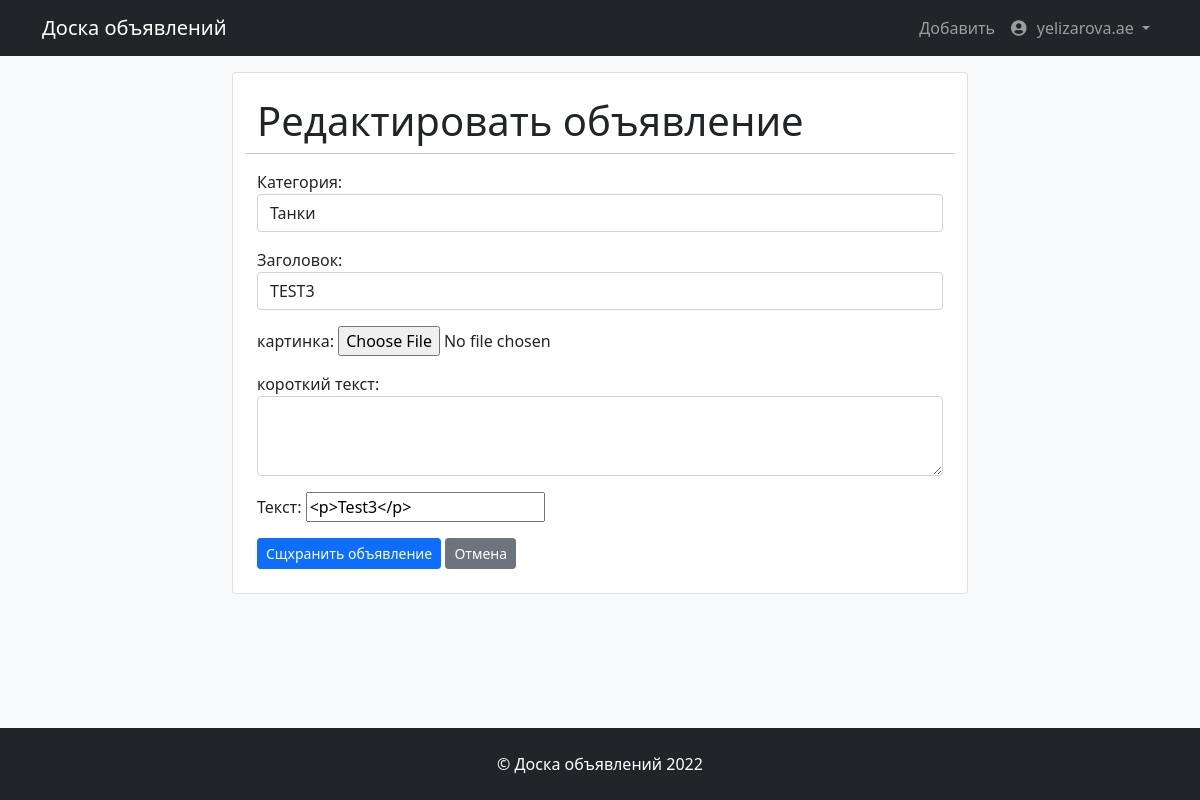
Screenshot of /post/33/edit (signed in) with the database file from the repository.
### posts/models.py (models this page shows, shortened)
class Post(models.Model):
    POST_TYPE = (
        ('tnk', 'Танки'),
        ('hlr', 'Хилы'),
        ('dd', 'ДД'),
        ('trd', 'Торговцы'),
        ('gm', 'Гилдмастеры'),
        ('qg', 'Квестгиверы'),
        ('blksm', 'Кузнецы'),
        ('lthwrk', 'Кожевники'),
        ('pm', 'Зельевары'),
        ('sm', 'Мастера заклинаний'),
    )
    author = models.ForeignKey(User, on_delete=models.CASCADE)
    date = models.DateTimeField(auto_now_add=True)
    category = models.CharField(max_length=6, choices=POST_TYPE, default='tnk')
    title = models.CharField(max_length=100)
    featured_image = models.ImageField(
        upload_to='featured_image/%Y/%m/%d/', blank=True, null=True)
    featured_text = models.TextField(blank=True, null=True)
    text = RichTextUploadingField(blank=True, null=True)
    class Meta:
        verbose_name = 'Объявление'
        verbose_name_plural = 'Объявления'

### posts/views.py (the view)
# urls.py: path('post/<int:pk>/edit', PostUpdateView.as_view(), name='post_update'),
class PostUpdateView(LoginRequiredMixin, UpdateView):
    template_name = 'posts/post_update.html'
    form_class = PostForm
    def get_object(self, **kwargs):
        id = self.kwargs.get('pk')
        return Post.objects.get(pk=id)

### posts/forms.py
class PostForm(forms.ModelForm):
    class Meta:
        model = Post
        fields = ('category', 'title',
                  'featured_image', 'featured_text', 'text')
        widgets = {
            'category': forms.Select(attrs={'class': 'form-control'}),
            'title': forms.TextInput(attrs={'class': 'form-control'}),
            'featured_text': forms.Textarea(attrs={'class': 'form-control', 'style': "height: 80px"}),
            'text': CKEditorWidget(),
        }
        labels = {
            'category': ('Категория'),
            'title': ('Заголовок'),
            'featured_image': ('картинка'),
            'featured_text': ('короткий текст'),
            'text': ('Текст'),
        }

### templates/posts/post_update.html (shortened to what this page needs)
{% extends 'index.html' %}
{% block content %}
<div class="card mb-4">
    <div class="container my-4">
        <div class="row">
            <h1>Редактировать объявление</h1>
            <hr>
            <div class="form-group">
                <form method="POST" enctype="multipart/form-data">
                    {{ form.as_p}}
                    <input type="submit" value="Сщхранить объявление" class="btn btn-primary btn-sm">
                    <a href="{% url 'post' post.id %}" class="btn btn-secondary btn-sm" role="button">Отмена</a>
                </form>
            </div>
        </div>
    </div>
</div>
{% endblock content %}

### templates/index.html (shortened to what this page needs)
{% load static %}
<!DOCTYPE html>
<html lang="en" class="h-100">
    <head>
        <link rel="stylesheet" type="text/css" href="https://cdnjs.cloudflare.com/ajax/libs/font-awesome/5.15.4/css/all.min.css">        <link href="{% static  'css/styles.css' %}" rel="stylesheet">
    </head>
    <body  class="bg-light d-flex flex-column h-100">
        <nav class="navbar navbar-expand-lg navbar-dark bg-dark">
            <div class="container">
                <a class="navbar-brand" href="/">Доска объявлений</a>
                <div class="collapse navbar-collapse" id="navbarSupportedContent">
                    <ul class="navbar-nav ms-auto navbar-nav-scroll align-items-center">
                        <li class="nav-item"><a href="{% url 'post_create' %}" class="nav-link">Добавить</a></li>
                        {% if user.is_authenticated %}
                        <form method="post" action="{% url 'account_logout' %}">
                                <li class="nav-item dropdown  align-items-center">
                                    <a class="nav-link dropdown-toggle" href="#" role="button" data-bs-toggle="dropdown" aria-expanded="false">
                                        <i class="fa fa-user-circle" style=" margin-right: 6px;"></i>
                                        {{user.username}}
                                    </a>
                                </li>
                        </form>
                            {% else %}
                            <li class="nav-item"><a class="nav-link" href="/accounts/login"> <i class="fa fa-user-circle" style=" margin-right: 6px;"></i>Вход</a></li>
                            {% endif %}
                    </ul>
                </div>
            </div>
        </nav>
        <div class="container mt-3">
            <div class="row justify-content-center">
                <div class="col-lg-8 ">
                    {% block content %}
                    {% endblock %}
                </div>
            </div>
        </div>
        <Footer class="py-4 bg-dark mt-auto container-fluid">
           <div class="container">
                <p class="m-0 text-center text-white"> &copy; Доска объявлений 2022</p>
            </div>
        </footer>
    </body>
</html>

### rows the page displays
Post: category "Танки", title "TEST3", text "<p>Test3</p>"

### other values shown
{{ user.username }} "yelizarova.ae"
